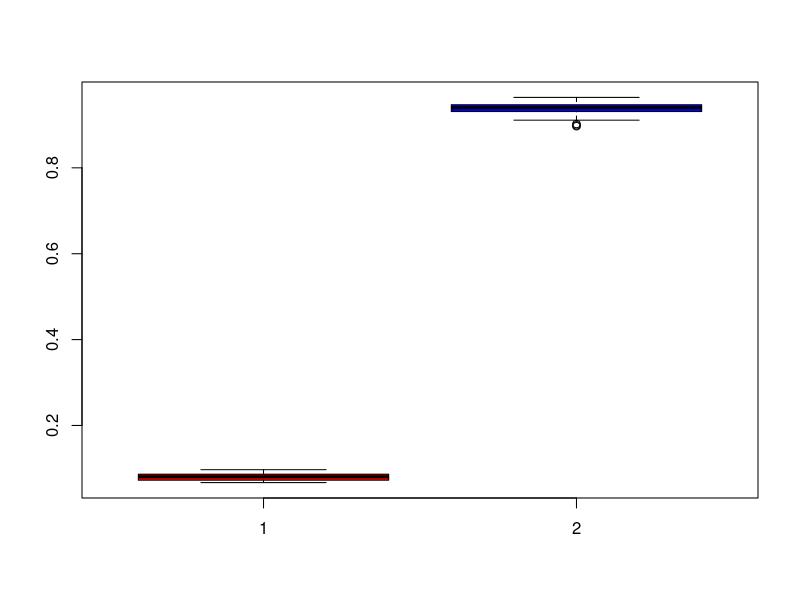
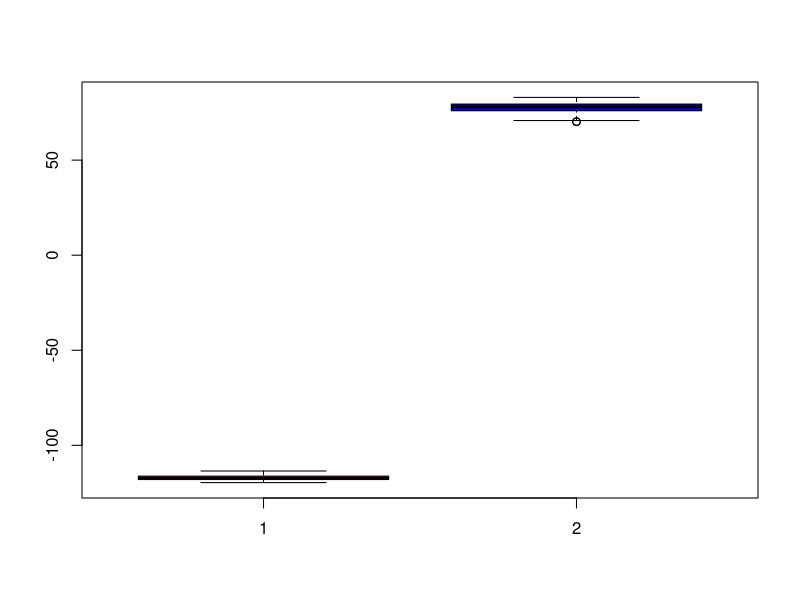
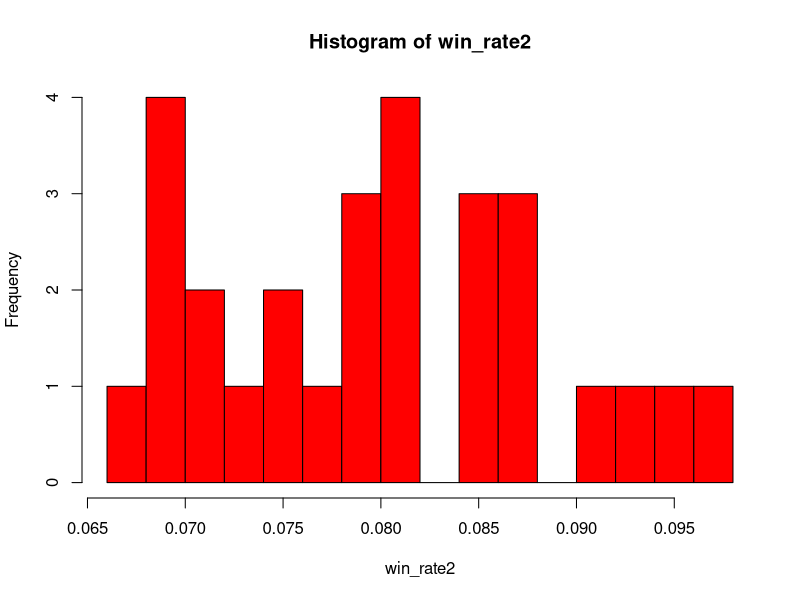
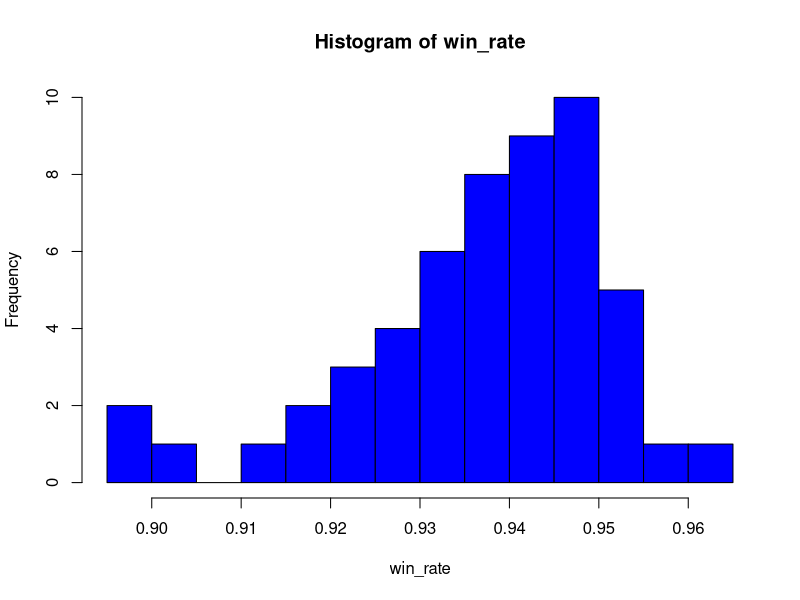
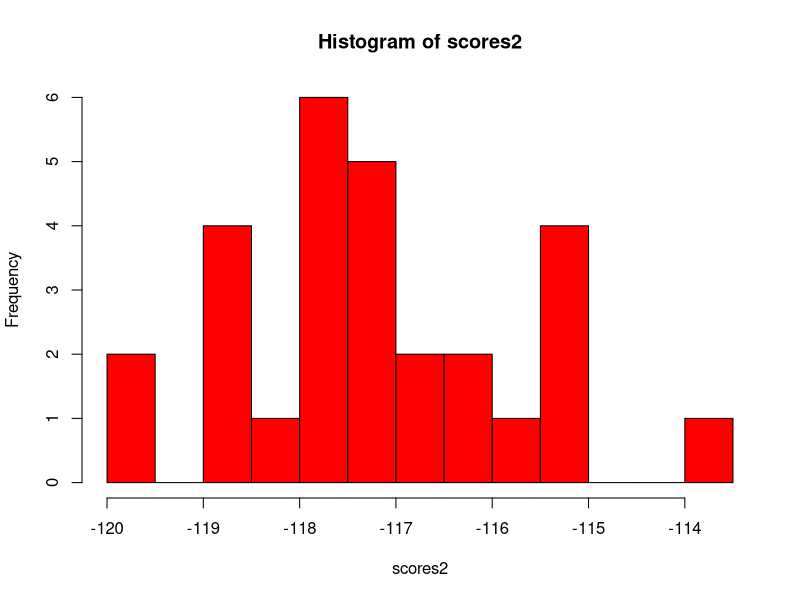
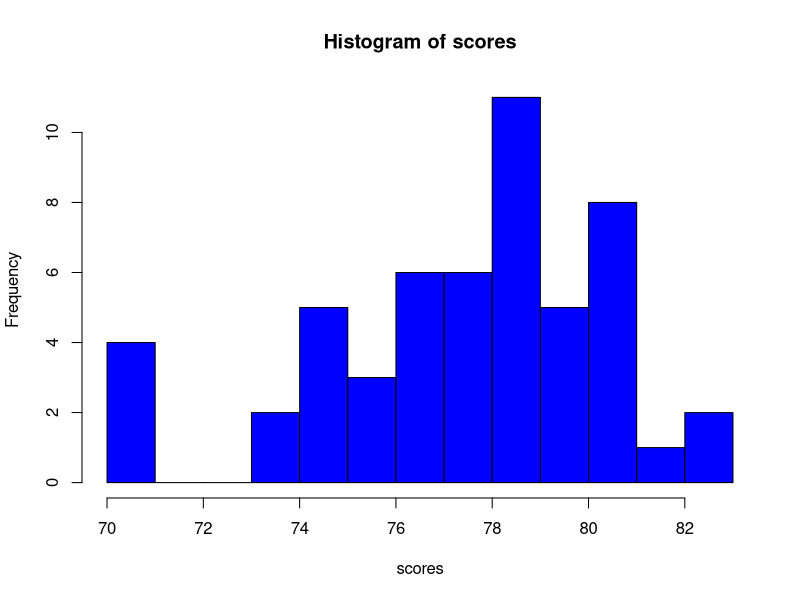
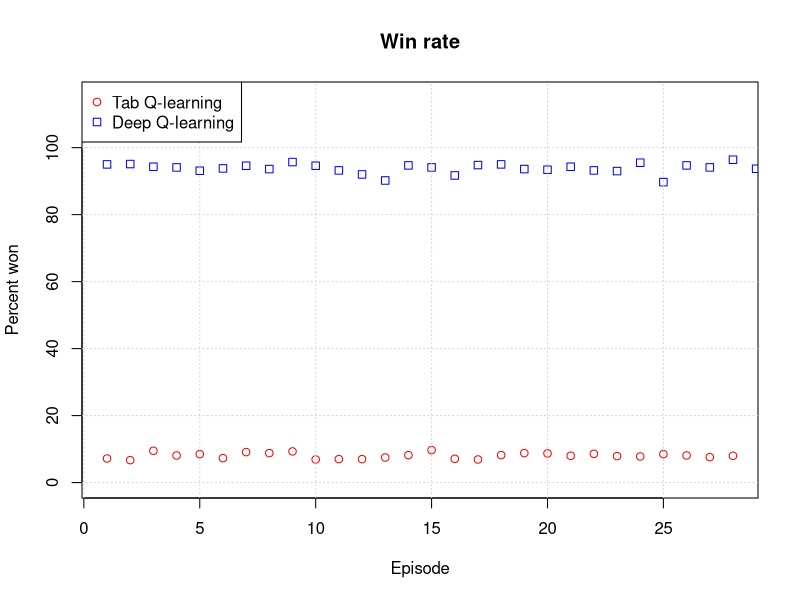
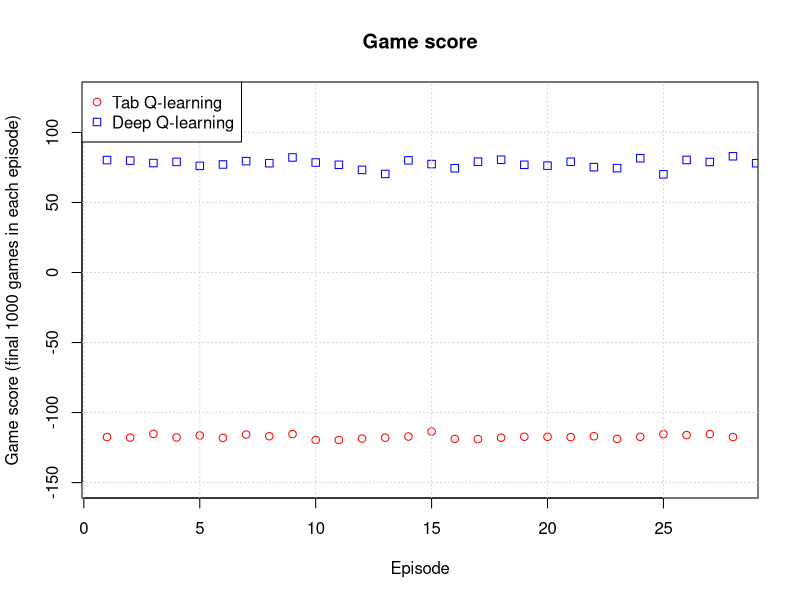

Write the R code that produced these figures, in order.

### DEEP Q #####################################################################
# Winning: ###
win_rate <- c(0.95, 0.951, 0.943, 0.941, 0.931, 0.938, 0.946, 0.936, 0.957, 0.946, 
              0.932, 0.92, 0.902, 0.947, 0.941, 0.917, 0.948, 0.95, 0.936, 0.934, 
              0.943, 0.932, 0.93, 0.955, 0.897, 0.947, 0.941, 0.964, 0.937, 0.941, 
              0.948, 0.922, 0.949, 0.923, 0.932, 0.94, 0.942, 0.899, 0.941, 0.926, 
              0.939, 0.937, 0.951, 0.946, 0.93, 0.937, 0.931, 0.927, 0.952, 0.955, 
              0.942, 0.922, 0.911)
n <- length(win_rate) # = 53
mean(win_rate) # = 0.9368868

# 99% konfidens interval for win rate:
mean(win_rate) + c(-1,1) * qnorm(0.995) * sd(win_rate) / sqrt(n) # = [0.932 , 0.942]


# Scores: ###
scores <- c(80.24575424575424, 79.88611388611389, 78.13186813186813, 78.96003996003996, 
            76.12987012987013, 77.11788211788212, 79.4905094905095, 78.03596403596404, 
            82.12387612387613, 78.4975024975025, 76.89010989010988, 73.24575424575424, 
            70.36363636363636, 80.06493506493507, 77.4065934065934, 74.43556443556443, 
            79.11688311688312, 80.48651348651349, 76.8991008991009, 76.25674325674326, 
            79.06893106893106, 75.1968031968032, 74.51948051948052, 81.57642357642358, 
            70.08691308691309, 80.33466533466533, 78.8991008991009, 82.991008991009, 
            78.02397602397602, 77.48351648351648, 79.54945054945055, 74.9080919080919, 
            80.13686313686314, 74.41158841158841, 75.14985014985015, 78.96103896103897, 
            78.34865134865134, 70.83216783216783, 78.95004995004994, 75.97102897102897, 
            78.25374625374626, 77.86913086913087, 80.10689310689311, 77.991008991009, 
            76.18081918081919, 77.34365634365635, 76.31168831168831, 74.5004995004995, 
            80.43056943056943, 80.28371628371629, 78.89010989010988, 73.66133866133866, 
            70.85714285714286)
n <- length(scores) # = 53
mean(scores) # = 77.39368

# 99% konfidens interval for scores:
mean(scores) + c(-1,1) * qnorm(0.995) * sd(scores) / sqrt(n) # = [76.349 , 78.438]





### Tabular Q ##################################################################
# Winning: ###
win_rate2 <- c(0.072, 0.067, 0.095, 0.081, 0.085, 0.073, 0.091, 0.088, 0.093, 0.069, 
               0.07, 0.07, 0.075, 0.082, 0.097, 0.071, 0.069, 0.082, 0.088, 0.087, 
               0.08, 0.086, 0.079, 0.078, 0.085, 0.081, 0.076, 0.08)

n2 <- length(win_rate2) # = 28
mean(win_rate2) # = 0.08036

# 99% konfidens interval for win rate:
mean(win_rate2) + c(-1,1) * qnorm(0.995) * sd(win_rate2) / sqrt(n2) # = [0.059 , 0.102]


# Scores: ###
scores2 <- c(-117.509, -117.862, -115.205, -117.775, -116.343, -118.092, -115.702, 
             -116.918, -115.383, -119.561, -119.603, -118.576, -117.945, -117.108, 
             -113.511, -118.804, -118.974, -117.927, -117.257, -117.333, -117.559, 
             -116.918, -118.78, -117.313, -115.45, -116.075, -115.379, -117.487)

length(scores2) # = 16
mean(scores2) # = -117.9025

# 99% konfidens interval for scores:
mean(scores2) + c(-1,1) * qnorm(0.995) * sd(scores2) / sqrt(n2) # = [-122.63 , -113.17]





### Plots ######################################################################
boxplot(win_rate2,win_rate,col = c("red","blue"))

boxplot(scores2,scores,col = c("red","blue"))

hist(win_rate2,col = "red",breaks = 15)
hist(win_rate,col = "blue",breaks = 15)
hist(scores2,col = "red",breaks = 15)
hist(scores,col = "blue",breaks = 15)

# Win rate:
perc1 <- win_rate*100
perc2 <- win_rate2*100
plot(perc2,main = "Win rate",xlab = "Episode", ylab = "Percent won",ylim = c(0,115),col = "red")
points(perc1,pch=0,col = "blue")
grid()
legend("topleft",legend = c("Tab Q-learning","Deep Q-learning"),pch = c(1,0),col = c("red","blue"))

# Scores:
plot(scores2,main = "Game score",xlab = "Episode", ylab = "Game score (final 1000 games in each episode)",ylim = c(-150,125),col = "red")
points(scores,pch=0,col = "blue")
grid()
legend("topleft",legend = c("Tab Q-learning","Deep Q-learning"),pch = c(1,0),col = c("red","blue"))


# Learning graph win rate:
xaxis <- seq(100,10000,100)

deeplearnwin <- c(0.0, 18.0, 20.0, 25.0, 35.0, 37.0, 53.0, 49.0, 59.0, 60.0, 62.0, 
                  66.0, 71.0, 68.0, 66.0, 77.0, 72.0, 71.0, 81.0, 76.0, 80.0, 80.0, 
                  75.0, 86.0, 77.0, 79.0, 77.0, 73.0, 69.0, 81.0, 78.0, 87.0, 75.0, 
                  72.0, 78.0, 91.0, 88.0, 82.0, 76.0, 92.0, 89.0, 83.0, 79.0, 84.0, 
                  85.0, 78.0, 87.0, 84.0, 80.0, 87.0, 83.0, 82.0, 84.0, 92.0, 87.0, 
                  91.0, 92.0, 81.0, 91.0, 87.0, 90.0, 85.0, 85.0, 90.0, 92.0, 77.0, 
                  86.0, 88.0, 87.0, 89.0, 88.0, 93.0, 97.0, 85.0, 93.0, 88.0, 91.0, 
                  92.0, 92.0, 90.0, 89.0, 91.0, 93.0, 92.0, 88.0, 94.0, 94.0, 93.0, 
                  91.0, 92.0, 92.0, 94.0, 96.0, 95.0, 97.0, 96.0, 93.0, 93.0, 95.0, 
                  97.0)

tablearnwin <- c(0.0, 0.23, 0.29, 0.1, 0.15, 0.14, 0.07, 0.13, 0.09, 0.15, 0.11, 
                 0.06, 0.11, 0.03, 0.06, 0.08, 0.07, 0.11, 0.13, 0.07, 0.06, 0.12, 
                 0.11, 0.01, 0.06, 0.08, 0.08, 0.1, 0.09, 0.07, 0.08, 0.09, 0.14, 
                 0.08, 0.11, 0.06, 0.11, 0.09, 0.01, 0.07, 0.05, 0.04, 0.08, 0.06, 
                 0.05, 0.08, 0.06, 0.07, 0.06, 0.06, 0.12, 0.08, 0.05, 0.04, 0.04, 
                 0.03, 0.12, 0.1, 0.08, 0.04, 0.13, 0.05, 0.1, 0.1, 0.07, 0.06, 0.05, 
                 0.14, 0.12, 0.08, 0.09, 0.08, 0.06, 0.04, 0.11, 0.07, 0.05, 0.12, 
                 0.07, 0.05, 0.08, 0.06, 0.08, 0.07, 0.08, 0.09, 0.07, 0.1, 0.04, 
                 0.11, 0.08, 0.07, 0.06, 0.07, 0.08, 0.07, 0.05, 0.06, 0.11, 0.06) * 100


plot(xaxis,deeplearnwin,col = "blue", main = "Learning curve win rate",xlab = "Game",
     ylab = "Win rate",pch=0,cex.main = 2, cex.lab = 1.5,ylim = c(0,120))
points(xaxis,tablearnwin,col = "red")
grid()
legend("topleft",legend = c("Tab Q-learning","Deep Q-learning"),pch = c(1,0),col = c("red","blue"),cex = 1.5)

# Learning curve score:


deeplearnscore <- c(-108.0, -96.13, -86.35, -71.28, -49.41, -43.33, -11.43, -17.45, 
                    3.3, 5.6, 10.71, 19.8, 29.42, 24.11, 20.88, 43.65, 33.35, 31.33, 
                    52.27, 42.53, 51.39, 50.75, 41.69, 63.67, 45.9, 49.68, 44.45, 
                    37.16, 29.45, 53.83, 47.03, 65.21, 41.46, 35.77, 48.09, 72.9, 
                    66.72, 52.49, 43.26, 75.82, 66.88, 55.62, 46.45, 56.02, 60.63, 
                    44.33, 63.88, 58.94, 51.51, 63.62, 53.1, 52.8, 58.27, 74.93, 
                    64.46, 73.24, 71.06, 51.95, 72.83, 64.22, 71.03, 59.89, 60.82, 
                    69.62, 75.83, 45.15, 63.44, 66.08, 63.08, 68.46, 59.42, 75.35, 
                    82.69, 59.71, 73.05, 62.96, 72.71, 73.22, 74.26, 70.55, 62.9, 
                    72.13, 75.62, 74.43, 65.43, 77.19, 78.19, 75.98, 65.48, 73.1, 
                    74.07, 79.17, 82.55, 79.63, 83.92, 82.51, 75.15, 75.57, 80.44, 
                    84.41)

tablearnscore <- c(-128.0, -104.23, -87.55, -118.26, -107.5, -113.48, -117.74, -111.47, 
                   -115.11, -113.38, -113.18, -122.3, -113.14, -126.19, -121.99, 
                   -117.35, -117.57, -108.8, -111.99, -123.63, -119.47, -108.26, 
                   -113.34, -128.65, -119.78, -114.14, -119.78, -119.01, -116.69, 
                   -119.5, -116.74, -111.5, -104.48, -114.05, -116.37, -117.96, 
                   -114.05, -115.16, -127.68, -116.93, -120.51, -130.8, -117.29, 
                   -121.04, -121.5, -113.56, -118.84, -122.23, -114.69, -123.84, 
                   -110.28, -120.87, -122.23, -121.25, -122.15, -128.2, -106.32, 
                   -118.13, -114.28, -122.68, -113.27, -124.62, -106.55, -113.49, 
                   -115.47, -125.14, -123.33, -110.34, -105.28, -117.67, -119.14, 
                   -122.79, -116.44, -125.07, -110.41, -120.52, -121.01, -112.69, 
                   -114.92, -124.12, -114.67, -118.55, -116.91, -123.05, -116.86, 
                   -116.02, -119.46, -113.58, -124.18, -114.83, -116.49, -119.65, 
                   -117.11, -114.76, -116.59, -121.88, -119.62, -119.94, -110.35, 
                   -121.65)




plot(xaxis,deeplearnscore,pch=0,col = "blue", main = "Learning curve score", xlab = "Game",
     ylab = "Score", ylim = c(-150,125),cex.main = 2, cex.lab = 1.5)
points(xaxis,tablearnscore,col = "red")
grid()
legend("topleft",legend = c("Tab Q-learning","Deep Q-learning"),pch = c(1,0),col = c("red","blue"),cex = 1.5)


# Learning curve steps:
tablearnstep <- c(53.0, 51.42, 43.95, 54.03, 38.17, 37.23, 42.16, 32.89, 35.12, 
                  34.29, 36.46, 27.92, 35.85, 31.0, 35.77, 37.61, 35.38, 37.04, 
                  31.72, 36.99, 33.43, 37.77, 39.32, 30.96, 28.28, 35.79, 33.34, 
                  31.64, 34.31, 35.38, 34.08, 39.44, 36.01, 31.08, 32.55, 32.88, 
                  35.21, 36.49, 36.38, 39.17, 35.86, 31.97, 36.45, 38.26, 36.32, 
                  42.06, 35.91, 32.0, 33.88, 38.52, 36.27, 36.5, 30.58, 35.74, 
                  35.15, 30.42, 34.14, 31.39, 31.78, 32.93, 33.4, 33.18, 30.39, 
                  30.63, 37.56, 34.84, 35.82, 33.13, 27.31, 32.89, 29.82, 30.66, 
                  28.98, 29.19, 31.22, 34.73, 32.22, 31.22, 29.46, 36.59, 35.98, 
                  29.77, 35.71, 33.1, 31.74, 33.41, 31.81, 32.65, 34.37, 35.03, 
                  32.96, 36.64, 32.32, 34.63, 33.61, 34.23, 31.59, 29.47, 37.78, 
                  42.69)
deeplearnstep <- c(9.0, 33.13, 27.35, 22.28, 20.41, 18.33, 18.43, 16.45, 15.7, 15.4, 
                   14.29, 13.2, 13.58, 12.89, 12.12, 11.35, 11.65, 11.67, 10.73, 
                   10.47, 9.61, 10.25, 9.31, 9.33, 9.1, 9.32, 10.55, 9.84, 9.55, 
                   9.17, 9.97, 9.79, 9.54, 9.23, 8.91, 10.1, 10.28, 12.51, 9.74, 
                   9.18, 12.12, 11.38, 12.55, 12.98, 10.37, 12.67, 11.12, 10.06, 
                   9.49, 11.38, 13.9, 12.2, 10.73, 10.07, 10.54, 9.76, 13.94, 11.05, 
                   10.17, 10.78, 9.97, 11.11, 10.18, 11.38, 9.17, 9.85, 9.56, 10.92, 
                   11.92, 10.54, 17.58, 11.65, 12.31, 11.29, 13.95, 14.04, 10.29, 
                   11.78, 10.74, 10.45, 16.1, 10.87, 11.38, 10.57, 11.57, 11.81, 
                   10.81, 11.02, 17.52, 11.9, 10.93, 9.83, 10.45, 11.37, 11.08, 
                   10.49, 11.85, 11.43, 10.56, 10.59)

plot(xaxis,deeplearnstep,col = "blue", main = "Learning curve steps",xlab = "Game",
     ylab = "steps",pch=0,cex.main = 2, cex.lab = 1.5,ylim = c(0,70))
points(xaxis,tablearnstep,col = "red")
grid()
legend("topleft",legend = c("Tab Q-learning","Deep Q-learning"),pch = c(1,0),col = c("red","blue"),cex = 1.5)


# t.test win rate: ###
t.test(win_rate2,win_rate) # p-value = 2.2e-16

# t.test scores: ###
t.test(scores2,scores) # p-value = 2.2e-16






















